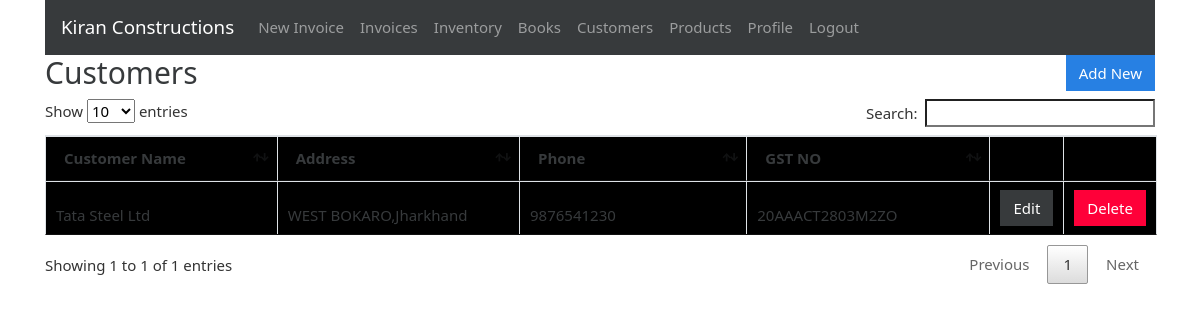
The app's page /customers (signed in) with its own data.
### gstbillingapp/models.py (models this page shows, shortened)
class Customer(models.Model):
    user = models.ForeignKey(User, null=True, blank=True, on_delete=models.SET_NULL)
    customer_name = models.CharField(max_length=200)
    customer_address = models.TextField(max_length=600, blank=True, null=True)
    customer_phone = models.CharField(max_length=14, blank=True, null=True)
    customer_gst = models.CharField(max_length=15, blank=True, null=True)

### gstbillingapp/views.py (the view)
# urls.py: path('customers', views.customers, name='customers'),
@login_required
def customers(request):
    context = {}
    context['customers'] = Customer.objects.filter(user=request.user)
    return render(request, 'gstbillingapp/customers.html', context)

### Gst-Billing-Python-Django/gstbillingapp/templates/gstbillingapp/customers.html (shortened to what this page needs)
{% extends "gstbillingapp/base.html" %}
{% load static %}
{% block content %}
<div class="row">
	<div class="col">
		<h2>Customers</h2>
	</div>
	<div class="col">
		<a href="{% url 'customer_add' %}" id="add_customer_btn"><button type="button" class="btn btn-primary">Add New</button></a>
	</div>
</div>
<table class="table table-bordered" id="customer-table">
	<thead>
		<tr>
			<th>Customer Name</th>
			<th>Address</th>
			<th>Phone</th>
			<th>GST NO</th>
			<th></th>
			<th></th>
		</tr>
	</thead>
	<tbody class="two-col-form">
		{% for customer in customers %}
		<tr>
			<td>{{customer.customer_name}}</td>
			<td>{{customer.customer_address}}</td>
			<td>{{customer.customer_phone}}</td>
			<td>{{customer.customer_gst}}</td>
			<td><a href="{% url 'customer_edit' customer.id %}"><button type="button" class="btn btn-dark">Edit</button></a></td>
			<td><button type="button" class="btn btn-danger" data-toggle="modal" data-target="#customerDeleteModal" data-customer-id="{{customer.id}}" data-customer-name="{{customer.customer_name}}">Delete</button></td>
		</tr>
		{% endfor %}
	</tbody>
</table>
{% endblock %}

### gstbillingapp/static/gstbillingapp/main.css (style rules this page uses)
.table-bordered td, .table-bordered th { padding: 0.25em; border-color: solid black 2px; }
.table-bordered tbody td, .table-bordered tbody th, .table-bordered thead th, .table-bordered thead td { background: black; vertical-align: bottom; }
.two-col-form td, .two-col-form th { width: 25%; }
#add_customer_btn, #add_product_btn { float: right; }

### records on screen
Customer: customer_name "Tata Steel Ltd", customer_address "WEST BOKARO,Jharkhand", customer_phone "9876541230", customer_gst "20AAACT2803M2ZO"
